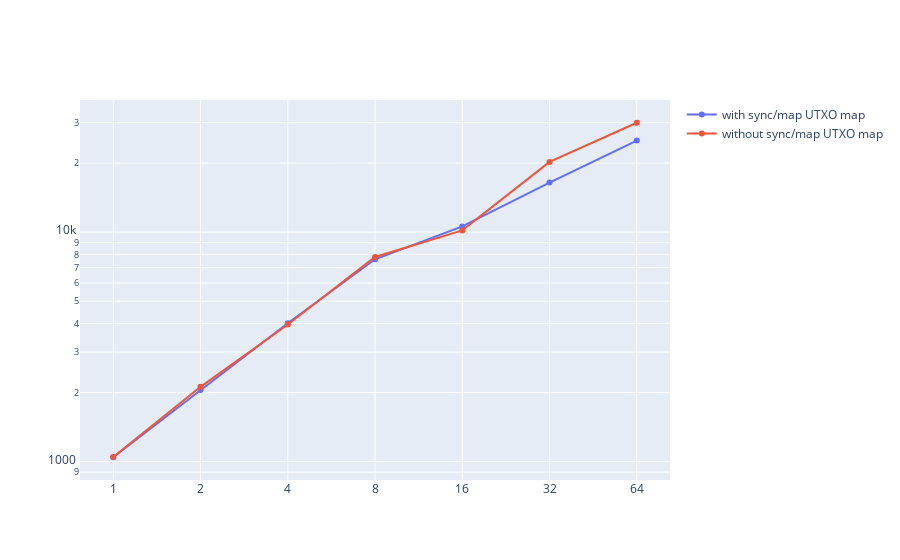

The notebook cell saved with this chart:
### Markdown cell above
## Signing benchmark with sync/map implementation

During previous analysis, the blocking time was likely to be weighted too big.

### Code cell
d = pd.read_csv("full-syncmap.csv")
d2 = pd.read_csv("full-syncmap-noutxo.csv")


fig = go.Figure()
fig.add_trace(go.Scatter(
    x=d["cpu"],
    y=1/(d["nsop"]*10**-9),
    name="with sync/mapUTXO map"
))

fig.add_trace(go.Scatter(
    x=d2["cpu"],
    y=1/(d2["nsop"]*10**-9),
    name="without sync/map UTXO map"
))

fig.update_layout(xaxis_type='category', yaxis_type="log")

fig.show()

### Figure 1 — Plotly figure (JSON) as saved in the notebook; plotly's stock layout.template omitted (floating-point values rounded to 4 significant figures)
{"data": [{"name": "with sync/map UTXO map", "type": "scatter", "x": [1, 2, 4, 8, 16, 32, 64], "y": [1045.0, 2049.0, 4007.0, 7616.0, 10590.0, 16450.0, 25050.0]}, {"name": "without sync/map UTXO map", "type": "scatter", "x": [1, 2, 4, 8, 16, 32, 64], "y": [1047.0, 2118.0, 3959.0, 7790.0, 10180.0, 20230.0, 29970.0]}], "layout": {"autosize": true, "xaxis": {"autorange": true, "range": [-0.3626, 6.363], "type": "category"}, "yaxis": {"autorange": true, "range": [2.912, 4.583], "type": "log"}}}
